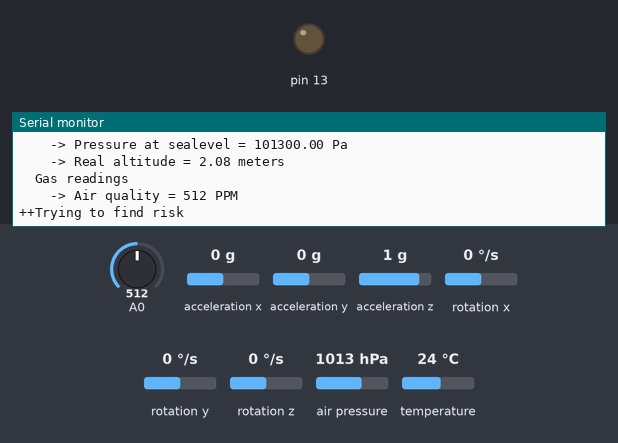
Simulated run of this sketch. Board: Arduino Uno, built with avr-gcc and run on an emulated ATmega328P. Parts: output pins drawn as LEDs (lit = HIGH), the last lines printed to the serial monitor. The inputs (shaded band) are chosen by the test bench; at power-on: A0 = 512, acceleration x 0 g, acceleration y 0 g, acceleration z 1 g, rotation x 0 °/s, rotation y 0 °/s, rotation z 0 °/s, air pressure 1013 hPa, temperature 24 °C.

Above: at 6.2 s.
6.3 s: A0 set to 763
At 6.53 s:
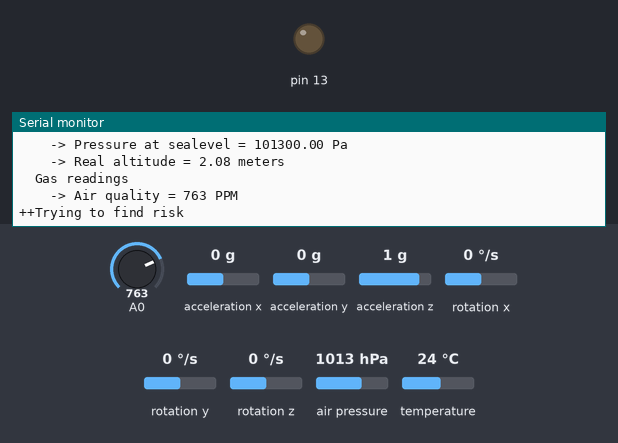
7.8 s: A0 set to 798
At 8.5 s:
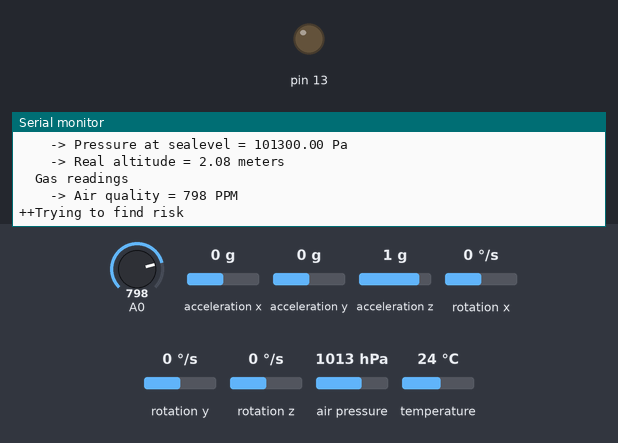
Timing chart, 0 to 10.8 s (numbered marks = the images above; inputs shaded):
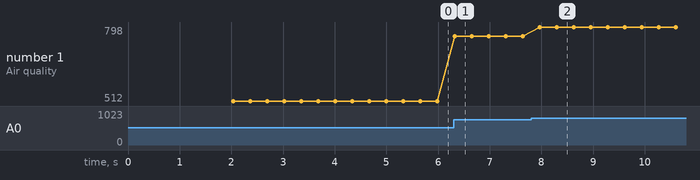

The sketch:

RASS_v3.0.ino
```cpp
//LIBRARIES
#include <Wire.h>
//Motions er jonno
  #include <MPU6050_tockn.h>
//BMP er jonno
  #include <Adafruit_BMP085.h>
  #define seaLevelPressure_hPa 1013.25
  #define delayTime 100.0


//OBJECTS
  //Motion er object banaye nite hobe
  MPU6050 mpu6050(Wire);
  //Bio er object banaye nite hobe
  //BMP er object
  Adafruit_BMP085 bmp;

//INITIALS
  int readingNumber = 1;
  //Bio er initials
  const byte RATE_SIZE = 4; //Increase this for more averaging. 4 is good.
  byte rates[RATE_SIZE]; //Array of heart rates
  byte rateSpot = 0;
  long lastBeat = 0; //Time at which the last beat occurred
  float beatsPerMinute;
  int beatAvg;
  //Smoke er initials
  float env = 0.0;


//VALUES
int gasVal = 0;

long irVal = 0;

double tempVal = 0.0;

double tempVal1 = 0.0;
double presVal = 0.0;
double altiVal = 0.0;
double seaPressVal = 0.0;
double realAltiVal = 0.0;

double tempVal2 = 0.0;
double accVal = 0.0;
double gyroVal = 0.0;
double anguVal = 0.0;

int flameVal = 1;

//Size of level 1 queue.
#define l1f 10

//Pointers
int l1s = 0, l1e = 0, l2s = 0, l2e = 0, l3s = 0, l3e = 0;

  //For Gas sensor
  int l1GasQ[l1f];
  int l2GasQ[10];
  int l3GasQ[10];
  int l1GasA = 1, l2GasA = 1, l3GasA = 1;

//  //For IR sensor
//  int l1IRQ[l1f];
//  int l2IRQ[10];
//  int l3IRQ[10];
//  int l1IRA = 1, l2IRA = 1, l3IRA = 1;

  //For Temp sensor
  int l1TempQ[l1f];
  int l2TempQ[10];
  int l3TempQ[10];
  int l1TempA = 1, l2TempA = 1, l3TempA = 1;

  //For Pres val
  double l1PresQ[l1f];
  double l2PresQ[10];
  double l3PresQ[10];
  double l1PresA = 1, l2PresA = 1, l3PresA = 1;

  //For Alti sensor
  double l1AltiQ[l1f];
  double l2AltiQ[10];
  double l3AltiQ[10];
  double l1AltiA = 1, l2AltiA = 1, l3AltiA = 1;

  //For Acc sensor
  double l1AccQ[l1f];
  double l2AccQ[10];
  double l3AccQ[10];
  double l1AccA = 1, l2AccA = 1, l3AccA = 1;

    int i;
    int p1 = 0, p2 = 0, p3 = 0;
    void updateValues() {

        tempVal = (tempVal1 + tempVal2) / 2;

        // Updating level 1 queues.
        l1GasQ[p1] = gasVal;
        //l1IRQ[p1] = irVal;
        l1TempQ[p1] = tempVal;
        l1PresQ[p1] = presVal;
        l1AltiQ[p1] = altiVal;
        l1AccQ[p1] = accVal;
        //l1GyroQ[p1] = gyroVal;
        //l1AnguQ[p1] = anguVal;
        p1++;
        if (p1 == 10) {
            p1 = 0;
        }

        int sumGas = 0;
        long sumIR = 0;
        double sumTemp = 0;
        double sumPres = 0;
        double sumAlti = 0;
        double sumAcc = 0;
        double sumGyro = 0;
        double sumAngu = 0;

        if (l1e == l1f) {
            l1e = -1;
        }
        l1e++;
        if (l1e == l1s) {
            l1s++;
        }
        if (l1e == l1s) {
            l1s++;
        }
        if (l1s == l1f) {
            l1s = 0;
            l1e = 10;
        }

        i = l1s;
        int vals = 0;
        while (i != l1e) {
            vals++;
            /////// SUM PART ///
            sumGas += l1GasQ[i];
            //sumIR += l1IRQ[i];
            sumTemp += l1TempQ[i];
            sumPres += l1PresQ[i];
            sumAlti += l1AltiQ[i];
            sumAcc += l1AccQ[i];
            //sumGyro += l1GyroQ[i];
            //sumAngu += l1AnguQ[i];
            ////////////////////
            i++;
            if (i == l1e) {
                break;
            } else if (i == l1f) {
                i = 0;
            }
        }
        if (l1s > l1e) {
            vals++;
            /////// LAST SUM ///
            sumGas += l1GasQ[l1e];
            //sumIR += l1IRQ[l1e];
            sumTemp += l1TempQ[l1e];
            sumPres += l1PresQ[l1e];
            sumAlti += l1AltiQ[l1e];
            sumAcc += l1AccQ[l1e];
            //sumGyro += l1GyroQ[l1e];
            //sumAngu += l1AnguQ[l1e];
            ////////////////////
        }

        l1GasA = sumGas / vals;
        //l1IRA = sumIR / vals;
        l1TempA = sumTemp / vals;
        l1PresA = sumPres / vals;
        l1AltiA = sumAlti / vals;
        l1AccA = sumAcc / vals;
        //l1GyroA = sumGyro / vals;
        //l1AnguA = sumAngu / vals;

        //Updating level 2 queues
        if (readingNumber % l1f == 0) {
            l2GasQ[p2] = l1GasA;
            //l2IRQ[p2] = l1IRA;
            l2TempQ[p2] = l1TempA;
            l2PresQ[p2] = l1PresA;
            l2AltiQ[p2] = l1AltiA;
            l2AccQ[p2] = l1AccA;
            //l2GyroQ[p2] = l1GyroA;
            //l2AnguQ[p2] = l1AnguA;
            p2++;
            if (p2 == 10) {
                p2 = 0;
            }

            sumGas = 0;
            //sumIR = 0;
            sumTemp = 0;
            sumPres = 0;
            sumAlti = 0;
            sumAcc = 0;
            sumGyro = 0;
            sumAngu = 0;

            if (l2e == 10) {
                l2e = -1;
            }
            l2e++;
            if (l2e == l2s) {
                l2s++;
            }
            if (l2e == l2s) {
                l2s++;
            }
            if (l2s == 10) {
                l2s = 0;
                l2e = 10;
            }

            i = l2s;
            vals = 0;
            while (i != l2e) {
                vals++;
                /////// SUM PART ///
                sumGas += l2GasQ[i];
                //sumIR += l2IRQ[i];
                sumTemp += l2TempQ[i];
                sumPres += l2PresQ[i];
                sumAlti += l2AltiQ[i];
                sumAcc += l2AccQ[i];
                //sumGyro += l2GyroQ[i];
                //sumAngu += l2AnguQ[i];
                ////////////////////
                i++;
                if (i == l2e) {
                    break;
                } else if (i == 10) {
                    i = 0;
                }
            }
            if (l2s > l2e) {
                vals++;
                /////// LAST SUM ///
                sumGas += l2GasQ[l2e];
                //sumIR += l2IRQ[l2e];
                sumTemp += l2TempQ[l2e];
                sumPres += l2PresQ[l2e];
                sumAlti += l2AltiQ[l2e];
                sumAcc += l2AccQ[l2e];
                //sumGyro += l2GyroQ[l2e];
                //sumAngu += l2AnguQ[l2e];
                ////////////////////
            }

            l2GasA = sumGas / vals;
            //l2IRA = sumIR / vals;
            l2TempA = sumTemp / vals;
            l2PresA = sumPres / vals;
            l2AltiA = sumAlti / vals;
            l2AccA = sumAcc / vals;
            //l2GyroA = sumGyro / vals;
            //l2AnguA = sumAngu / vals;

            //Updating level 3 queues
            if (readingNumber % (l1f * 10) == 0) {
                l3GasQ[p3] = l2GasA;
                //l3IRQ[p3] = l2IRA;
                l3TempQ[p3] = l2TempA;
                l3PresQ[p3] = l2PresA;
                l3AltiQ[p3] = l2AltiA;
                l3AccQ[p3] = l2AccA;
                //l3GyroQ[p3] = l2GyroA;
                //l3AnguQ[p3] = l2AnguA;
                p3++;
                if (p3 == 10) {
                    p3 = 0;
                }

                sumGas = 0;
                //sumIR = 0;
                sumTemp = 0;
                sumPres = 0;
                sumAlti = 0;
                sumAcc = 0;
                sumGyro = 0;
                sumAngu = 0;

                if (l3e == 10) {
                    l3e = -1;
                }
                l3e++;
                if (l3e == l3s) {
                    l3s++;
                }
                if (l3e == l3s) {
                    l3s++;
                }
                if (l3s == 10) {
                    l3s = 0;
                    l3e = 10;
                }

                i = l3s;
                vals = 0;
                while (i != l3e) {
                    vals++;
                    /////// SUM PART ///
                    sumGas += l3GasQ[i];
                    //sumIR += l3IRQ[i];
                    sumTemp += l3TempQ[i];
                    sumPres += l3PresQ[i];
                    sumAlti += l3AltiQ[i];
                    sumAcc += l3AccQ[i];
                    //sumGyro += l3GyroQ[i];
                    //sumAngu += l3AnguQ[i];
                    ////////////////////
                    i++;
                    if (i == l3e) {
                        break;
                    } else if (i == 10) {
                        i = 0;
                    }
                }
                if (l3s > l3e) {
                    vals++;
                    /////// LAST SUM ///
                    sumGas += l3GasQ[l3e];
                    //sumIR += l3IRQ[l3e];
                    sumTemp += l3TempQ[l3e];
                    sumPres += l3PresQ[l3e];
                    sumAlti += l3AltiQ[l3e];
                    sumAcc += l3AccQ[l3e];
                    //sumGyro += l3GyroQ[l3e];
                    //sumAngu += l3AnguQ[l3e];
                    ////////////////////
                }

                l3GasA = sumGas / vals;
                //l3IRA = sumIR / vals;
                l3TempA = sumTemp / vals;
                l3PresA = sumPres / vals;
                l3AltiA = sumAlti / vals;
                l3AccA = sumAcc / vals;
                //l3GyroA = sumGyro / vals;
                //l3AnguA = sumAngu / vals;

            }
        }

    }


    int getVal(int Q[], int index) {
        index--;
        if (index < 0) {
            index = 9;
        }
        return Q[index];
    }

    double getVal(double Q[], int index) {
        index--;
        if (index < 0) {
            index = 9;
        }
        return Q[index];
    }

    long getVal(long Q[], int index) {
        index--;
        if (index < 0) {
            index = 9;
        }
        return Q[index];
    }


    int recheck = 0;
    int readingCase = 0;
    void detect() {
      Serial.println("++Trying to find risk");
        if (readingNumber < 10) {
            return;
        }

        //1. If average of absolute acceleration is high
        //a) Wait for next 10 sec average
        //b) If previous average was high, reset wait
        //c) If acceleration falls down after wait
        //    i) If acceleration matches 1 min average,
        //    ii) If accleration is too low, PROBLEM[1]
        //d) If altitude difference is high comparing to last 1 min avg, PROBLEM[2]
        //    i) Wait 5 sec, if accelaration drops, PROBLEM[2.2]
        if (abs(getVal(l1AccQ, l1e) - getVal(l1AccQ, l1e - 1)) > 4) {
            recheck = (int) (readingNumber + (1.0 / delayTime) * 10) + 1;
            readingCase = 1;

            if (getVal(l2AltiQ, l2e) - l2AltiA > 1.5) {
                risk("Falled from high location");
                recheck = (int) (readingNumber + (1.0 / delayTime) * 10) + 1;
                readingCase = 2;
            }
        }

        if (recheck == readingNumber && readingCase == 1) {
            if (getVal(l1AccQ, l1e) - l1AccA < 2) {
                recheck = 0;
                readingCase = 0;
            }
            if (getVal(l1AccQ, l1e) - l1AccA < -2) {
                if (readingNumber > 99 || getVal(l3AccQ, l3e) - getVal(l2AccQ, l2e) > .5) {
                    risk("Falled from somewhere, body not moving");
                }
            }
            recheck = 0;
            readingCase = 0;
        }

        if (recheck == readingNumber && readingCase == 2) {
            if (readingNumber > 199) {
                if (getVal(l3AltiQ, l3e) - getVal(l2AltiQ, l2e) > 1.5) {
                    risk("Falled from high location");
                }
            }
            recheck = 0;
            readingCase = 0;
        }

        //3. If heart rate falls down
        //a) If average of 1 min acceleration and current doesn't match, PROBLEM[7]
        //    i) Wait 30 sec, if 30 sec acceleration is low, PROBLEM[7.2]
        //    ii) Wait 30 sec, if heart rate falls down, PROBLEM[7.3]
//        if (l1IRA - getVal(l1IRQ, l1e) > 10) {
//            recheck = (int) (readingNumber + (1.0 / delayTime) * 30) + 1;
//            readingCase = 3;
//        }
//        if (recheck == readingNumber && readingCase == 3) {
//            if (readingNumber > 199 && getVal(l3AccQ, l3e) - getVal(l2AccQ, l2e) > 0.25) {
//                risk("Accident");
//                recheck = (int) (readingNumber + (1.0 / delayTime) * 30) + 1;
//                readingCase = 4;
//            }
//        }
//
//        if (recheck == readingNumber && readingCase == 3) {
//            if (getVal(l3AccQ, l3e) - getVal(l3AccQ, l3e - 1) > 0.25) {
//                risk("Accident");
//            }
//            if(getVal(l1IRQ, l1e) < 30000){
//                risk("Accident and devicec left off");
//            }
//            if (getVal(l3IRQ, l3e) - getVal(l2IRQ, l2e) > 10000) {
//                risk("Accident and becoming senseless");
//            }
//
//            recheck = 0;
//            readingCase = 0;
//        }

        //5. If high change in altitude,
        //a) If pressure high, PROBLEM[10]
        //b) Wait 5 sec
        //    i) If acceleration drops, PROBLEM[11]
        if ((getVal(l1AltiQ, l1e - 1) - getVal(l1AltiQ, l1e)) > 1.9) {
            if ((getVal(l2PresQ, l2e) - getVal(l2PresQ, l1e - 1)) > 12.5) {
                risk("Drawn into water.");
            }
            if ((getVal(l2AccQ, l2e - 1) - getVal(l2AccQ, l2e)) > 0.25) {
                risk("Fall from high location");
            }
        }

        //6. If high change in pressure
        //a) If altitude decreases than 10 sec average, PROBLEM[12]
        //b) If temperature decreases than 10 sec average, PROBLEM[12]
        if (readingNumber > 20 && (abs(getVal(l1PresQ, l1e) - getVal(l1PresQ, l1e - 1)) > 12.5)) {
            //Pressure changes around 12pa by chane of 1m in altitude from sea level.
            //Higher we go, it decreases, Lower we go, it increases.
            if ((getVal(l2AltiQ, l2e) - getVal(l2AltiQ, l2e - 1)) > 1.9) {
                risk("Drawn into water. Current depth...");
            }
            if (abs((getVal(l2TempQ, l2e - 1) - getVal(l2TempQ, l2e))) > 1.5) {
                risk("Drawn into water.");
            }
        }

        // 7. If air quality is poor, PROBLEM[13]
        // [13] Got into harmfull and polluted location.
        int gasVal = getVal(l2GasQ, l2e);
        if (gasVal > 700) {
            //In MQ135, CO, CO2, Methene can be detected.
            //Its detection range is 10-1000ppm
            //While 250+ppm is considered harmful for long time stay
            //750ppm is considered immediate harmful.
            risk("Got into harmfull and polluted location. Toxic gas:...");
        }

        //8. If temperature increase
        //a) If acceleration high, PROBLEM[14]
        //b) If acceleration low, PROBLEM[15]
        if ((getVal(l2TempQ, l2e) - getVal(l2TempQ, l2e - 1)) >= 5) {

        }
        if (readingNumber > 99) {
            if ((getVal(l3TempQ, l3e) - getVal(l3TempQ, l3e - 1)) >= 2) {
                if ((getVal(l2AccQ, l2e) - getVal(l2AccQ, l2e - 1)) > 0.5) {
                    risk("Got into fire, trying to escape.");
                }
                if ((getVal(l2AccQ, l2e - 1) - getVal(l2AccQ, l2e)) > 0.25) {
                    risk("Got into fire, body not moving.");
                }
            }
        }

    }

  void risk(String problem){
    Serial.print("!!!!!!!!!!!!!!!!!!---->");
    Serial.println(problem);
  }

//void printGas(){
//  Serial.print("\nLevel 1 GasQ: ");
//  for(int i=0; i<l1f; i++){
//    Serial.print(l1GasQ[i]);
//    Serial.print(" ");
//  }
//  Serial.print("\nLevel 2 GasQ: ");
//  for(int i=0; i<10; i++){
//    Serial.print(l2GasQ[i]);
//    Serial.print(" ");
//  }
//  Serial.print("\nLevel 3 GasQ: ");
//  for(int i=0; i<10; i++){
//    Serial.print(l3GasQ[i]);
//    Serial.print(" ");
//  }
//  Serial.println();
//  Serial.println("Average: ");
//  Serial.print(l1GasA);
//  Serial.print(" ");
//  Serial.print(l2GasA);
//  Serial.print(" ");
//  Serial.print(l3GasA);
//  Serial.println();
//
//}
//
//void printTemp(){
//  Serial.print("\nLevel 1 TempQ: ");
//  for(int i=0; i<l1f; i++){
//    Serial.print(l1TempQ[i]);
//    Serial.print(" ");
//  }
//  Serial.print("\nLevel 2 TempQ: ");
//  for(int i=0; i<10; i++){
//    Serial.print(l2TempQ[i]);
//    Serial.print(" ");
//  }
//  Serial.print("\nLevel 3 TempQ: ");
//  for(int i=0; i<10; i++){
//    Serial.print(l3TempQ[i]);
//    Serial.print(" ");
//  }
//  Serial.println();
//  Serial.println("Average: ");
//  Serial.print(l1TempA);
//  Serial.print(" ");
//  Serial.print(l2TempA);
//  Serial.print(" ");
//  Serial.print(l3TempA);
//  Serial.println();
//}
//
//void printAlti(){
//  Serial.print("\nLevel 1 AltiQ: ");
//  for(int i=0; i<l1f; i++){
//    Serial.print(l1AltiQ[i]);
//    Serial.print(" ");
//  }
//  Serial.print("\nLevel 2 AltiQ: ");
//  for(int i=0; i<10; i++){
//    Serial.print(l2AltiQ[i]);
//    Serial.print(" ");
//  }
//  Serial.print("\nLevel 3 AltiQ: ");
//  for(int i=0; i<10; i++){
//    Serial.print(l3AltiQ[i]);
//    Serial.print(" ");
//  }
//  Serial.println();
//  Serial.println("Average: ");
//  Serial.print(l1AltiA);
//  Serial.print(" ");
//  Serial.print(l2AltiA);
//  Serial.print(" ");
//  Serial.print(l3AltiA);
//  Serial.println();
//
//}
//
//void printAcc(){
//  Serial.print("\nLevel 1 AccQ: ");
//  for(int i=0; i<l1f; i++){
//    Serial.print(l1AccQ[i]);
//    Serial.print(" ");
//  }
//  Serial.print("\nLevel 2 AccQ: ");
//  for(int i=0; i<10; i++){
//    Serial.print(l2AccQ[i]);
//    Serial.print(" ");
//  }
//  Serial.print("\nLevel 3 AccQ: ");
//  for(int i=0; i<10; i++){
//    Serial.print(l3AccQ[i]);
//    Serial.print(" ");
//  }
//  Serial.println();
//  Serial.println("Average: ");
//  Serial.print(l1AccA);
//  Serial.print(" ");
//  Serial.print(l2AccA);
//  Serial.print(" ");
//  Serial.print(l3AccA);
//  Serial.println();
//
//}
//
//void printPres(){
//  Serial.print("\nLevel 1 PresQ: ");
//  for(int i=0; i<l1f; i++){
//    Serial.print(l1PresQ[i]);
//    Serial.print(" ");
//  }
//  Serial.print("\nLevel 2 PresQ: ");
//  for(int i=0; i<10; i++){
//    Serial.print(l2PresQ[i]);
//    Serial.print(" ");
//  }
//  Serial.print("\nLevel 3 PresQ: ");
//  for(int i=0; i<10; i++){
//    Serial.print(l3PresQ[i]);
//    Serial.print(" ");
//  }
//  Serial.println();
//  Serial.println("Average: ");
//  Serial.print(l1PresA);
//  Serial.print(" ");
//  Serial.print(l2PresA);
//  Serial.print(" ");
//  Serial.print(l3PresA);
//  Serial.println();
//
//}

void riskAnalysis(){
  updateValues();
//  printAcc();

  detect();
  readingNumber++;
}

void setup() {
  //Output buffer er bandwidth thik kore dite hobe
  Serial.begin(115200);

  Serial.println("SETTING UP...");

  // Motion setup
  Wire.begin();
  mpu6050.begin();
  Serial.println("  -> Motion sensor has started.");

  // Inititalize BMP sensor
  if (!bmp.begin()) {
    Serial.println("  -> Could not find a valid BMP085 sensor.");
  }
  else{
    Serial.println("  -> BMP085 has started");
  }

  //Gas setup
  pinMode(13, OUTPUT);
  pinMode(2, INPUT);

  delay(2000);
  Serial.println("==================SETUP COMPLETE!===================");
}

void loop() {
  Serial.print("\n=============READING #");
  Serial.print(readingNumber);
  Serial.println("=============");

  motion();
  envi1();
  envi2();
  riskAnalysis();

  delay(300);
}

//Environment (BMP) sensor values
void envi1(){
  Serial.println("\n  BMP readings");
  Serial.print("    -> Temperature = ");
    tempVal1 = bmp.readTemperature();
    Serial.print(tempVal1);
    Serial.println(" *C");

    Serial.print("    -> Pressure = ");
    presVal = bmp.readPressure();
    Serial.print(presVal);
    Serial.println(" Pa");

    Serial.print("    -> Altitude = ");
    altiVal = bmp.readAltitude();
    Serial.print(altiVal);
    Serial.println(" meters");

    Serial.print("    -> Pressure at sealevel = ");
    seaPressVal = bmp.readSealevelPressure();
    Serial.print(seaPressVal);
    Serial.println(" Pa");

    Serial.print("    -> Real altitude = ");
    realAltiVal = bmp.readAltitude(seaLevelPressure_hPa * 100);
    Serial.print(realAltiVal);
    Serial.println(" meters");
}


//Motion sensor values
void motion(){
  mpu6050.update();
  Serial.println("\n  Motion readings");
  Serial.print("    -> Temp : ");
  tempVal2 = mpu6050.getTemp();
  Serial.println(tempVal2);

  accVal = abs(mpu6050.getAccX()) + abs(mpu6050.getAccY()) + abs(mpu6050.getAccZ());
  Serial.print("    -> ABS ACC: ");
  Serial.println(accVal);

  gyroVal = abs(mpu6050.getGyroX()) + abs(mpu6050.getGyroY()) + abs(mpu6050.getGyroZ());
  Serial.print("    -> ABS GYRO: ");
  Serial.println(gyroVal);

  anguVal = abs(mpu6050.getAngleX()) + abs(mpu6050.getAngleY()) + abs(mpu6050.getAngleZ());
  Serial.print("    -> ABS ANGLE: ");
  Serial.println(anguVal);
}

void envi2(){
  Serial.println("\n  Gas readings");
  gasVal = analogRead(0); // read analog input pin 0
//  int digitalValue = digitalRead(2);
  Serial.print("    -> Air quality = ");
  Serial.print(gasVal);
  Serial.println(" PPM");
}
```

Measured:
- after the input at 6.3 s, the serial monitor: prints a new line at once (image 1)
- after the input at 7.8 s, the serial monitor: prints a new line after 0.17 s (image 2)
- plotted number 1: 512 → 763 after the input at 6.3 s, 763 → 798 after the input at 7.8 s
